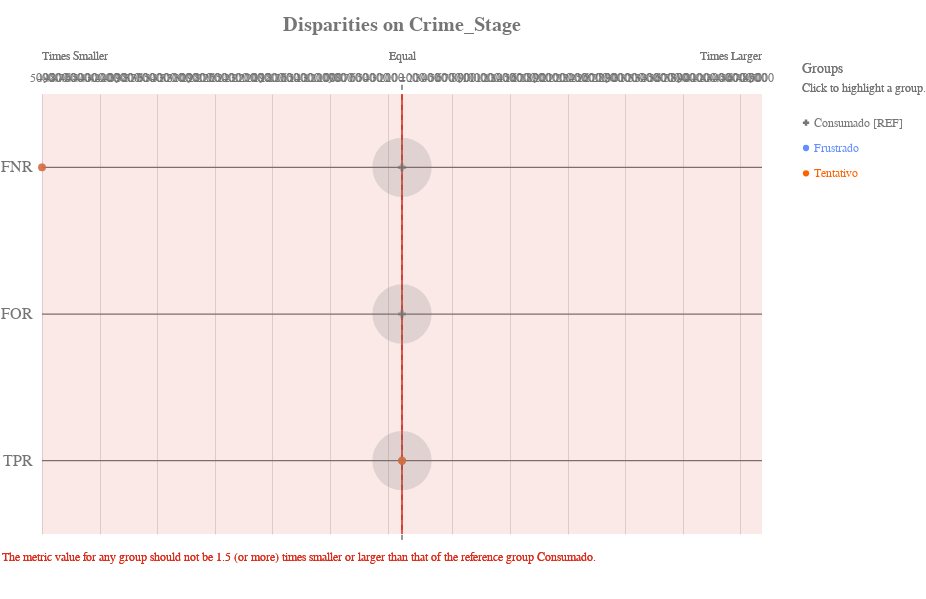

This figure's notebook cell:
### Code cell
ap.disparity(grupo_definido, metrics, 'crime_stage', fairness_threshold = disparity_tolerance)

### Figure 1 — Vega-Lite specification as saved in the notebook (floating-point values rounded to 4 significant figures)
{"config": {"view": {"continuousWidth": 400, "continuousHeight": 300, "strokeWidth": 0}, "axisLeft": {"labelColor": "rgb(117,117,117)", "labelFont": "Arial", "labelFontSize": 16}, "title": {"align": "center", "baseline": "middle", "color": "rgb(117,117,117)", "font": "Arial", "fontSize": 20, "fontWeight": "bold"}}, "layer": [{"data": {"name": "data-53f64b7c7b316b31c4ec44bcdaa6fbea"}, "mark": {"type": "rule", "stroke": "rgb(117,117,117)", "strokeWidth": 1.25, "tooltip": ""}, "encoding": {"x": {"type": "quantitative", "field": "x", "scale": {"domain": [-4999, 4999], "range": [40.0, 760.0]}}, "x2": {"field": "x2"}, "y": {"type": "nominal", "axis": {"domain": false, "labelAngle": 0, "labelPadding": -30, "orient": "left", "ticks": false, "title": ""}, "field": "metric", "scale": {"domain": ["FNR", "FOR", "TPR"], "range": [55.0, 495.0]}}}}, {"data": {"name": "data-79dd248bdaa0ea02c535240e8ad022c8"}, "mark": {"type": "rule", "stroke": "rgb(117,117,117)", "strokeDash": [5, 5], "strokeWidth": 1}, "encoding": {"tooltip": {"value": "Consumado [REF]"}, "x": {"value": 400.0}, "y": {"value": 45.83}, "y2": {"value": 504.2}}}, {"data": {"name": "data-fa2b618e9aa8a53fd9cf36a5662b0508"}, "mark": {"type": "text", "align": "center", "color": "rgb(117,117,117)", "font": "Arial", "fontSize": 12, "fontWeight": "normal", "tooltip": ""}, "encoding": {"text": {"type": "nominal", "field": "label"}, "x": {"type": "quantitative", "field": "value", "scale": {"domain": [-4999, 4999], "range": [40.0, 760.0]}}, "y": {"value": 38.5}}}, {"layer": [{"mark": {"type": "text", "align": "left", "fill": "rgb(117,117,117)", "font": "Arial", "fontSize": 12, "fontWeight": "normal", "tooltip": ""}, "encoding": {"text": {"value": "Times Smaller"}, "x": {"value": 40.0}, "y": {"value": 16.5}}}, {"mark": {"type": "text", "align": "right", "fill": "rgb(117,117,117)", "font": "Arial", "fontSize": 12, "fontWeight": "normal", "tooltip": ""}, "encoding": {"text": {"value": "Times Larger"}, "x": {"value": 760.0}, "y": {"value": 16.5}}}, {"mark": {"type": "text", "align": "center", "fill": "rgb(117,117,117)", "font": "Arial", "fontSize": 12, "fontWeight": "normal", "tooltip": ""}, "encoding": {"text": {"value": "Equal"}, "x": {"value": 400.0}, "y": {"value": 16.5}}}], "data": {"name": "data-79dd248bdaa0ea02c535240e8ad022c8"}}, {"layer": [{"mark": {"type": "rule", "opacity": 0.8, "stroke": "rgb(217, 46, 28)", "strokeWidth": 1.25, "tooltip": ""}, "encoding": {"x": {"type": "quantitative", "field": "min", "scale": {"domain": [-4999, 4999], "range": [40.0, 760.0]}}, "y": {"value": 55.0}, "y2": {"value": 495.0}}}, {"mark": {"type": "rule", "opacity": 0.8, "stroke": "rgb(217, 46, 28)", "strokeWidth": 1.25, "tooltip": ""}, "encoding": {"x": {"type": "quantitative", "field": "max", "scale": {"domain": [-4999, 4999], "range": [40.0, 760.0]}}, "y": {"value": 55.0}, "y2": {"value": 495.0}}}, {"layer": [{"mark": {"type": "rect", "fill": "rgb(217, 46, 28)", "opacity": 0.1, "tooltip": ""}, "encoding": {"x": {"type": "quantitative", "field": "min", "scale": {"domain": [-4999, 4999], "range": [40.0, 760.0]}}, "x2": {"field": "lower_end"}, "y": {"value": 55.0}, "y2": {"value": 495.0}}}, {"mark": {"type": "rect", "fill": "rgb(217, 46, 28)", "opacity": 0.1, "tooltip": ""}, "encoding": {"x": {"type": "quantitative", "field": "max", "scale": {"domain": [-4999, 4999], "range": [40.0, 760.0]}}, "x2": {"field": "upper_end"}, "y": {"value": 55.0}, "y2": {"value": 495.0}}}]}, {"data": {"name": "data-79dd248bdaa0ea02c535240e8ad022c8"}, "mark": {"type": "text", "align": "left", "baseline": "top", "fill": "rgb(217, 46, 28)", "font": "Arial", "fontSize": 12, "fontWeight": "normal", "tooltip": ""}, "encoding": {"text": {"value": "The metric value for any group should not be 1.5 (or more) times smaller or larger than that of the reference group Consumado."}, "x": {"value": 0}, "y": {"value": 513.3}}}], "data": {"name": "data-93a28dc03cdeb5856aae1fcd20b2726b"}}, {"layer": [{"mark": "circle"}, {"data": {"name": "data-9b8a1d4b29e201d508a4a621779331a6"}, "mark": {"type": "circle", "opacity": 0.2}, "encoding": {"color": {"condition": {"type": "nominal", "field": "attribute_value", "legend": null, "scale": {"domain": ["Consumado", "Frustrado", "Tentativo"], "range": ["rgb(117,117,117)", "rgb(100, 143, 255)", "rgb(254, 97, 0)", "rgb(220, 38, 127)", "rgb(255, 176, 0)", "rgb(120, 94, 240)"]}, "selection": "selector049"}, "value": "rgb(224,224,224)"}, "size": {"type": "quantitative", "field": "group_size", "legend": null, "scale": {"domain": [0, 6004.0], "range": [0, 4224.0]}}, "tooltip": [{"type": "nominal", "field": "attribute_value", "title": "Group"}, {"type": "nominal", "field": "tooltip_group_size", "title": "Group Size"}, {"type": "nominal", "field": "tooltip_disparity_explanation_fnr", "title": "Disparity"}, {"type": "quantitative", "field": "fnr", "format": ".2f", "title": "FNR"}], "x": {"type": "quantitative", "axis": {"domain": false, "labels": false, "ticks": false, "title": null, "values": [99, 199, 299, 399, 499, 599, 699, 799, 899, 999, 1099, 1199, 1299, 1399, 1499, 1599, 1699, 1799, 1899, 1999, 2099, 2199, 2299, 2399, 2499, 2599, 2699, 2799, 2899, 2999, 3099, 3199, 3299, 3399, 3499, 3599, 3699, 3799, 3899, 3999, 4099, 4199, 4299, 4399, 4499, 4599, 4699, 4799, 4899, 4999, -4999, -4899, -4799, -4699, -4599, -4499, -4399, -4299, -4199, -4099, -3999, -3899, -3799, -3699, -3599, -3499, -3399, -3299, -3199, -3099, -2999, -2899, -2799, -2699, -2599, -2499, -2399, -2299, -2199, -2099, -1999, -1899, -1799, -1699, -1599, -1499, -1399, -1299, -1199, -1099, -999, -899, -799, -699, -599, -499, -399, -299, -199, -99]}, "field": "fnr_disparity_scaled", "scale": {"domain": [-4999, 4999], "range": [40.0, 760.0]}}, "y": {"type": "nominal", "axis": {"domain": false, "grid": false, "labels": false, "ticks": false, "title": " "}, "field": "metric_variable", "scale": {"domain": ["FNR", "FOR", "TPR"], "range": [55.0, 495.0]}}}, "selection": {"selector051": {"type": "multi", "empty": "all", "fields": ["attribute_value"]}}, "transform": [{"calculate": "'FNR'", "as": "metric_variable"}]}, {"data": {"name": "data-9b8a1d4b29e201d508a4a621779331a6"}, "mark": {"type": "circle", "opacity": 0.2}, "encoding": {"color": {"condition": {"type": "nominal", "field": "attribute_value", "legend": null, "scale": {"domain": ["Consumado", "Frustrado", "Tentativo"], "range": ["rgb(117,117,117)", "rgb(100, 143, 255)", "rgb(254, 97, 0)", "rgb(220, 38, 127)", "rgb(255, 176, 0)", "rgb(120, 94, 240)"]}, "selection": "selector049"}, "value": "rgb(224,224,224)"}, "size": {"type": "quantitative", "field": "group_size", "legend": null, "scale": {"domain": [0, 6004.0], "range": [0, 4224.0]}}, "tooltip": [{"type": "nominal", "field": "attribute_value", "title": "Group"}, {"type": "nominal", "field": "tooltip_group_size", "title": "Group Size"}, {"type": "nominal", "field": "tooltip_disparity_explanation_for", "title": "Disparity"}, {"type": "quantitative", "field": "for", "format": ".2f", "title": "FOR"}], "x": {"type": "quantitative", "axis": {"domain": false, "labels": false, "ticks": false, "title": null, "values": [99, 199, 299, 399, 499, 599, 699, 799, 899, 999, 1099, 1199, 1299, 1399, 1499, 1599, 1699, 1799, 1899, 1999, 2099, 2199, 2299, 2399, 2499, 2599, 2699, 2799, 2899, 2999, 3099, 3199, 3299, 3399, 3499, 3599, 3699, 3799, 3899, 3999, 4099, 4199, 4299, 4399, 4499, 4599, 4699, 4799, 4899, 4999, -4999, -4899, -4799, -4699, -4599, -4499, -4399, -4299, -4199, -4099, -3999, -3899, -3799, -3699, -3599, -3499, -3399, -3299, -3199, -3099, -2999, -2899, -2799, -2699, -2599, -2499, -2399, -2299, -2199, -2099, -1999, -1899, -1799, -1699, -1599, -1499, -1399, -1299, -1199, -1099, -999, -899, -799, -699, -599, -499, -399, -299, -199, -99]}, "field": "for_disparity_scaled", "scale": {"domain": [-4999, 4999], "range": [40.0, 760.0]}}, "y": {"type": "nominal", "axis": {"domain": false, "grid": false, "labels": false, "ticks": false, "title": " "}, "field": "metric_variable", "scale": {"domain": ["FNR", "FOR", "TPR"], "range": [55.0, 495.0]}}}, "selection": {"selector053": {"type": "multi", "empty": "all", "fields": ["attribute_value"]}}, "transform": [{"calculate": "'FOR'", "as": "metric_variable"}]}, {"data": {"name": "data-9b8a1d4b29e201d508a4a621779331a6"}, "mark": {"type": "circle", "opacity": 0.2}, "encoding": {"color": {"condition": {"type": "nominal", "field": "attribute_value", "legend": null, "scale": {"domain": ["Consumado", "Frustrado", "Tentativo"], "range": ["rgb(117,117,117)", "rgb(100, 143, 255)", "rgb(254, 97, 0)", "rgb(220, 38, 127)", "rgb(255, 176, 0)", "rgb(120, 94, 240)"]}, "selection": "selector049"}, "value": "rgb(224,224,224)"}, "size": {"type": "quantitative", "field": "group_size", "legend": null, "scale": {"domain": [0, 6004.0], "range": [0, 4224.0]}}, "tooltip": [{"type": "nominal", "field": "attribute_value", "title": "Group"}, {"type": "nominal", "field": "tooltip_group_size", "title": "Group Size"}, {"type": "nominal", "field": "tooltip_disparity_explanation_tpr", "title": "Disparity"}, {"type": "quantitative", "field": "tpr", "format": ".2f", "title": "TPR"}], "x": {"type": "quantitative", "axis": {"domain": false, "labels": false, "ticks": false, "title": null, "values": [99, 199, 299, 399, 499, 599, 699, 799, 899, 999, 1099, 1199, 1299, 1399, 1499, 1599, 1699, 1799, 1899, 1999, 2099, 2199, 2299, 2399, 2499, 2599, 2699, 2799, 2899, 2999, 3099, 3199, 3299, 3399, 3499, 3599, 3699, 3799, 3899, 3999, 4099, 4199, 4299, 4399, 4499, 4599, 4699, 4799, 4899, 4999, -4999, -4899, -4799, -4699, -4599, -4499, -4399, -4299, -4199, -4099, -3999, -3899, -3799, -3699, -3599, -3499, -3399, -3299, -3199, -3099, -2999, -2899, -2799, -2699, -2599, -2499, -2399, -2299, -2199, -2099, -1999, -1899, -1799, -1699, -1599, -1499, -1399, -1299, -1199, -1099, -999, -899, -799, -699, -599, -499, -399, -299, -199, -99]}, "field": "tpr_disparity_scaled", "scale": {"domain": [-4999, 4999], "range": [40.0, 760.0]}}, "y": {"type": "nominal", "axis": {"domain": false, "grid": false, "labels": false, "ticks": false, "title": " "}, "field": "metric_variable", "scale": {"domain": ["FNR", "FOR", "TPR"], "range": [55.0, 495.0]}}}, "selection": {"selector055": {"type": "multi", "empty": "all", "fields": ["attribute_value"]}}, "transform": [{"calculate": "'TPR'", "as": "metric_variable"}]}, {"layer": [{"mark": "point"}, {"data": {"name": "data-9b8a1d4b29e201d508a4a621779331a6"}, "mark": {"type": "point", "filled": true, "size": 60}, "encoding": {"color": {"condition": {"type": "nominal", "field": "attribute_value", "legend": null, "scale": {"domain": ["Consumado", "Frustrado", "Tentativo"], "range": ["rgb(117,117,117)", "rgb(100, 143, 255)", "rgb(254, 97, 0)", "rgb(220, 38, 127)", "rgb(255, 176, 0)", "rgb(120, 94, 240)"]}, "selection": "selector049"}, "value": "rgb(224,224,224)"}, "shape": {"type": "nominal", "field": "attribute_value", "legend": null, "scale": {"domain": ["Consumado", "Frustrado", "Tentativo"], "range": ["cross", "circle", "circle"]}}, "tooltip": [{"type": "nominal", "field": "attribute_value", "title": "Group"}, {"type": "nominal", "field": "tooltip_group_size", "title": "Group Size"}, {"type": "nominal", "field": "tooltip_disparity_explanation_fnr", "title": "Disparity"}, {"type": "quantitative", "field": "fnr", "format": ".2f", "title": "FNR"}], "x": {"type": "quantitative", "axis": {"domain": false, "labels": false, "ticks": false, "title": null, "values": [99, 199, 299, 399, 499, 599, 699, 799, 899, 999, 1099, 1199, 1299, 1399, 1499, 1599, 1699, 1799, 1899, 1999, 2099, 2199, 2299, 2399, 2499, 2599, 2699, 2799, 2899, 2999, 3099, 3199, 3299, 3399, 3499, 3599, 3699, 3799, 3899, 3999, 4099, 4199, 4299, 4399, 4499, 4599, 4699, 4799, 4899, 4999, -4999, -4899, -4799, -4699, -4599, -4499, -4399, -4299, -4199, -4099, -3999, -3899, -3799, -3699, -3599, -3499, -3399, -3299, -3199, -3099, -2999, -2899, -2799, -2699, -2599, -2499, -2399, -2299, -2199, -2099, -1999, -1899, -1799, -1699, -1599, -1499, -1399, -1299, -1199, -1099, -999, -899, -799, -699, -599, -499, -399, -299, -199, -99]}, "field": "fnr_disparity_scaled", "scale": {"domain": [-4999, 4999], "range": [40.0, 760.0]}}, "y": {"type": "nominal", "axis": {"domain": false, "grid": false, "labels": false, "ticks": false, "title": " "}, "field": "metric_variable", "scale": {"domain": ["FNR", "FOR", "TPR"], "range": [55.0, 495.0]}}}, "selection": {"selector050": {"type": "multi", "empty": "all", "fields": ["attribute_value"]}}, "transform": [{"calculate": "'FNR'", "as": "metric_variable"}]}, {"data": {"name": "data-9b8a1d4b29e201d508a4a621779331a6"}, "mark": {"type": "point", "filled": true, "size": 60}, "encoding": {"color": {"condition": {"type": "nominal", "field": "attribute_value", "legend": null, "scale": {"domain": ["Consumado", "Frustrado", "Tentativo"], "range": ["rgb(117,117,117)", "rgb(100, 143, 255)", "rgb(254, 97, 0)", "rgb(220, 38, 127)", "rgb(255, 176, 0)", "rgb(120, 94, 240)"]}, "selection": "selector049"}, "value": "rgb(224,224,224)"}, "shape": {"type": "nominal", "field": "attribute_value", "legend": null, "scale": {"domain": ["Consumado", "Frustrado", "Tentativo"], "range": ["cross", "circle", "circle"]}}, "tooltip": [{"type": "nominal", "field": "attribute_value", "title": "Group"}, {"type": "nominal", "field": "tooltip_group_size", "title": "Group Size"}, {"type": "nominal", "field": "tooltip_disparity_explanation_for", "title": "Disparity"}, {"type": "quantitative", "field": "for", "format": ".2f", "title": "FOR"}], "x": {"type": "quantitative", "axis": {"domain": false, "labels": false, "ticks": false, "title": null, "values": [99, 199, 299, 399, 499, 599, 699, 799, 899, 999, 1099, 1199, 1299, 1399, 1499, 1599, 1699, 1799, 1899, 1999, 2099, 2199, 2299, 2399, 2499, 2599, 2699, 2799, 2899, 2999, 3099, 3199, 3299, 3399, 3499, 3599, 3699, 3799, 3899, 3999, 4099, 4199, 4299, 4399, 4499, 4599, 4699, 4799, 4899, 4999, -4999, -4899, -4799, -4699, -4599, -4499, -4399, -4299, -4199, -4099, -3999, -3899, -3799, -3699, -3599, -3499, -3399, -3299, -3199, -3099, -2999, -2899, -2799, -2699, -2599, -2499, -2399, -2299, -2199, -2099, -1999, -1899, -1799, -1699, -1599, -1499, -1399, -1299, -1199, -1099, -999, -899, -799, -699, -599, -499, -399, -299, -199, -99]}, "field": "for_disparity_scaled", "scale": {"domain": [-4999, 4999], "range": [40.0, 760.0]}}, "y": {"type": "nominal", "axis": {"domain": false, "grid": false, "labels": false, "ticks": false, "title": " "}, "field": "metric_variable", "scale": {"domain": ["FNR", "FOR", "TPR"], "range": [55.0, 495.0]}}}, "selection": {"selector052": {"type": "multi", "empty": "all", "fields": ["attribute_value"]}}, "transform": [{"calculate": "'FOR'", "as": "metric_variable"}]}, {"data": {"name": "data-9b8a1d4b29e201d508a4a621779331a6"}, "mark": {"type": "point", "filled": true, "size": 60}, "encoding": {"color": {"condition": {"type": "nominal", "field": "attribute_value", "legend": null, "scale": {"domain": ["Consumado", "Frustrado", "Tentativo"], "range": ["rgb(117,117,117)", "rgb(100, 143, 255)", "rgb(254, 97, 0)", "rgb(220, 38, 127)", "rgb(255, 176, 0)", "rgb(120, 94, 240)"]}, "selection": "selector049"}, "value": "rgb(224,224,224)"}, "shape": {"type": "nominal", "field": "attribute_value", "legend": null, "scale": {"domain": ["Consumado", "Frustrado", "Tentativo"], "range": ["cross", "circle", "circle"]}}, "tooltip": [{"type": "nominal", "field": "attribute_value", "title": "Group"}, {"type": "nominal", "field": "tooltip_group_size", "title": "Group Size"}, {"type": "nominal", "field": "tooltip_disparity_explanation_tpr", "title": "Disparity"}, {"type": "quantitative", "field": "tpr", "format": ".2f", "title": "TPR"}], "x": {"type": "quantitative", "axis": {"domain": false, "labels": false, "ticks": false, "title": null, "values": [99, 199, 299, 399, 499, 599, 699, 799, 899, 999, 1099, 1199, 1299, 1399, 1499, 1599, 1699, 1799, 1899, 1999, 2099, 2199, 2299, 2399, 2499, 2599, 2699, 2799, 2899, 2999, 3099, 3199, 3299, 3399, 3499, 3599, 3699, 3799, 3899, 3999, 4099, 4199, 4299, 4399, 4499, 4599, 4699, 4799, 4899, 4999, -4999, -4899, -4799, -4699, -4599, -4499, -4399, -4299, -4199, -4099, -3999, -3899, -3799, -3699, -3599, -3499, -3399, -3299, -3199, -3099, -2999, -2899, -2799, -2699, -2599, -2499, -2399, -2299, -2199, -2099, -1999, -1899, -1799, -1699, -1599, -1499, -1399, -1299, -1199, -1099, -999, -899, -799, -699, -599, -499, -399, -299, -199, -99]}, "field": "tpr_disparity_scaled", "scale": {"domain": [-4999, 4999], "range": [40.0, 760.0]}}, "y": {"type": "nominal", "axis": {"domain": false, "grid": false, "labels": false, "ticks": false, "title": " "}, "field": "metric_variable", "scale": {"domain": ["FNR", "FOR", "TPR"], "range": [55.0, 495.0]}}}, "selection": {"selector054": {"type": "multi", "empty": "all", "fields": ["attribute_value"]}}, "transform": [{"calculate": "'TPR'", "as": "metric_variable"}]}]}]}, {"layer": [{"mark": {"type": "point", "filled": true, "opacity": 1, "size": 39.48}, "encoding": {"color": {"condition": {"type": "nominal", "field": "attribute_value", "legend": null, "scale": {"domain": ["Consumado", "Frustrado", "Tentativo"], "range": ["rgb(117,117,117)", "rgb(100, 143, 255)", "rgb(254, 97, 0)", "rgb(220, 38, 127)", "rgb(255, 176, 0)", "rgb(120, 94, 240)"]}, "selection": "selector049"}, "value": "rgb(224,224,224)"}, "shape": {"type": "nominal", "field": "attribute_value", "legend": null, "scale": {"domain": ["Consumado", "Frustrado", "Tentativo"], "range": ["cross", "circle", "circle"]}}, "x": {"value": 804}, "y": {"type": "nominal", "axis": {"domain": false, "grid": false, "labels": false, "ticks": false, "title": " "}, "field": "attribute_value", "scale": {"domain": ["Consumado", "Frustrado", "Tentativo"], "range": [71, 147]}}}, "selection": {"selector049": {"type": "multi", "empty": "all", "fields": ["attribute_value"]}}}, {"mark": {"type": "text", "align": "left", "baseline": "middle", "font": "Arial", "fontSize": 12, "fontWeight": "normal"}, "encoding": {"color": {"condition": {"type": "nominal", "field": "attribute_value", "legend": null, "scale": {"domain": ["Consumado", "Frustrado", "Tentativo"], "range": ["rgb(117,117,117)", "rgb(100, 143, 255)", "rgb(254, 97, 0)", "rgb(220, 38, 127)", "rgb(255, 176, 0)", "rgb(120, 94, 240)"]}, "selection": "selector049"}, "value": "rgb(224,224,224)"}, "text": {"type": "nominal", "field": "label"}, "x": {"value": 812}, "y": {"type": "nominal", "axis": {"domain": false, "grid": false, "labels": false, "ticks": false, "title": " "}, "field": "attribute_value", "scale": {"domain": ["Consumado", "Frustrado", "Tentativo"], "range": [71, 147]}}}, "selection": {"selector056": {"type": "multi", "empty": "all", "fields": ["attribute_value"]}}}, {"data": {"name": "data-79dd248bdaa0ea02c535240e8ad022c8"}, "mark": {"type": "text", "align": "left", "baseline": "middle", "color": "rgb(117,117,117)", "font": "Arial", "fontSize": 12, "fontWeight": "normal"}, "encoding": {"text": {"value": "Click to highlight a group."}, "x": {"value": 800}, "y": {"value": 49}}}, {"data": {"name": "data-79dd248bdaa0ea02c535240e8ad022c8"}, "mark": {"type": "text", "align": "left", "baseline": "middle", "color": "rgb(117,117,117)", "font": "Arial", "fontSize": 14, "fontWeight": "normal"}, "encoding": {"text": {"value": "Groups"}, "x": {"value": 800}, "y": {"value": 30}}}], "data": {"name": "data-5f460b2281ce654008106d954be18b1d"}}], "height": 550, "padding": {"top": 15, "bottom": 10}, "resolve": {"scale": {"size": "independent", "y": "independent"}}, "title": "Disparities on Crime_Stage", "width": 800, "$schema": "https://vega.github.io/schema/vega-lite/v4.8.1.json", "datasets": {"data-53f64b7c7b316b31c4ec44bcdaa6fbea": [{"metric": "FNR", "x": -4999, "x2": 4999}, {"metric": "FOR", "x": -4999, "x2": 4999}, {"metric": "TPR", "x": -4999, "x2": 4999}], "data-79dd248bdaa0ea02c535240e8ad022c8": [{"a": 1, "b": 0}, {"a": 1, "b": 0}], "data-fa2b618e9aa8a53fd9cf36a5662b0508": [{"value": 99, "label": 100}, {"value": 199, "label": 200}, {"value": 299, "label": 300}, {"value": 399, "label": 400}, {"value": 499, "label": 500}, {"value": 599, "label": 600}, {"value": 699, "label": 700}, {"value": 799, "label": 800}, {"value": 899, "label": 900}, {"value": 999, "label": 1000}, {"value": 1099, "label": 1100}, {"value": 1199, "label": 1200}, {"value": 1299, "label": 1300}, {"value": 1399, "label": 1400}, {"value": 1499, "label": 1500}, {"value": 1599, "label": 1600}, {"value": 1699, "label": 1700}, {"value": 1799, "label": 1800}, {"value": 1899, "label": 1900}, {"value": 1999, "label": 2000}, {"value": 2099, "label": 2100}, {"value": 2199, "label": 2200}, {"value": 2299, "label": 2300}, {"value": 2399, "label": 2400}, {"value": 2499, "label": 2500}, {"value": 2599, "label": 2600}, {"value": 2699, "label": 2700}, {"value": 2799, "label": 2800}, {"value": 2899, "label": 2900}, {"value": 2999, "label": 3000}, {"value": 3099, "label": 3100}, {"value": 3199, "label": 3200}, {"value": 3299, "label": 3300}, {"value": 3399, "label": 3400}, {"value": 3499, "label": 3500}, {"value": 3599, "label": 3600}, {"value": 3699, "label": 3700}, {"value": 3799, "label": 3800}, {"value": 3899, "label": 3900}, {"value": 3999, "label": 4000}, {"value": 4099, "label": 4100}, {"value": 4199, "label": 4200}, {"value": 4299, "label": 4300}, {"value": 4399, "label": 4400}, {"value": 4499, "label": 4500}, {"value": 4599, "label": 4600}, {"value": 4699, "label": 4700}, {"value": 4799, "label": 4800}, {"value": 4899, "label": 4900}, {"value": 4999, "label": 5000}, {"value": -4999, "label": 5000}, {"value": -4899, "label": 4900}, {"value": -4799, "label": 4800}, {"value": -4699, "label": 4700}, {"value": -4599, "label": 4600}, {"value": -4499, "label": 4500}, {"value": -4399, "label": 4400}, {"value": -4299, "label": 4300}, {"value": -4199, "label": 4200}, {"value": -4099, "label": 4100}, {"value": -3999, "label": 4000}, {"value": -3899, "label": 3900}, {"value": -3799, "label": 3800}, {"value": -3699, "label": 3700}, {"value": -3599, "label": 3600}, {"value": -3499, "label": 3500}, {"value": -3399, "label": 3400}, {"value": -3299, "label": 3300}, {"value": -3199, "label": 3200}, {"value": -3099, "label": 3100}, {"value": -2999, "label": 3000}, {"value": -2899, "label": 2900}, {"value": -2799, "label": 2800}, {"value": -2699, "label": 2700}, {"value": -2599, "label": 2600}, {"value": -2499, "label": 2500}, {"value": -2399, "label": 2400}, {"value": -2299, "label": 2300}, {"value": -2199, "label": 2200}, {"value": -2099, "label": 2100}, {"value": -1999, "label": 2000}, {"value": -1899, "label": 1900}, {"value": -1799, "label": 1800}, {"value": -1699, "label": 1700}, {"value": -1599, "label": 1600}, {"value": -1499, "label": 1500}, {"value": -1399, "label": 1400}, {"value": -1299, "label": 1300}, {"value": -1199, "label": 1200}, {"value": -1099, "label": 1100}, {"value": -999, "label": 1000}, {"value": -899, "label": 900}, {"value": -799, "label": 800}, {"value": -699, "label": 700}, {"value": -599, "label": 600}, {"value": -499, "label": 500}, {"value": -399, "label": 400}, {"value": -299, "label": 300}, {"value": -199, "label": 200}, {"value": -99, "label": 100}, {"value": 0, "label": "="}], "data-93a28dc03cdeb5856aae1fcd20b2726b": [{"min": -0.5, "max": 0.5, "lower_end": -4999, "upper_end": 4999}], "data-9b8a1d4b29e201d508a4a621779331a6": [{"attribute_name": "crime_stage", "attribute_value": "Consumado", "group_size": 5003, "total_entities": 5007, "fnr": 0.4057, "for": 0.3194, "tpr": 0.5943, "fnr_disparity": 1.0, "for_disparity": 1.0, "tpr_disparity": 1.0, "fnr_disparity_scaled": 0.0, "for_disparity_scaled": 0.0, "tpr_disparity_scaled": 0.0, "tooltip_group_size": "5,003 (99.92%)", "tooltip_disparity_explanation_fnr": "Reference group", "tooltip_disparity_explanation_for": "Reference group", "tooltip_disparity_explanation_tpr": "Reference group"}, {"attribute_name": "crime_stage", "attribute_value": "Frustrado", "group_size": 3, "total_entities": 5007, "fnr": 0.0002, "for": null, "tpr": 1.0, "fnr_disparity": 0.0002, "for_disparity": null, "tpr_disparity": 1.683, "fnr_disparity_scaled": -4999.0, "for_disparity_scaled": null, "tpr_disparity_scaled": 0.6828, "tooltip_group_size": "3 (0.06%)", "tooltip_disparity_explanation_fnr": "5000.00 times smaller FNR than the reference group", "tooltip_disparity_explanation_for": "Same FOR as the reference group", "tooltip_disparity_explanation_tpr": "1.68 times larger TPR than the reference group"}, {"attribute_name": "crime_stage", "attribute_value": "Tentativo", "group_size": 1, "total_entities": 5007, "fnr": 0.0002, "for": null, "tpr": 1.0, "fnr_disparity": 0.0002, "for_disparity": null, "tpr_disparity": 1.683, "fnr_disparity_scaled": -4999.0, "for_disparity_scaled": null, "tpr_disparity_scaled": 0.6828, "tooltip_group_size": "1 (0.02%)", "tooltip_disparity_explanation_fnr": "5000.00 times smaller FNR than the reference group", "tooltip_disparity_explanation_for": "Same FOR as the reference group", "tooltip_disparity_explanation_tpr": "1.68 times larger TPR than the reference group"}], "data-5f460b2281ce654008106d954be18b1d": [{"attribute_value": "Consumado", "label": "Consumado [REF]"}, {"attribute_value": "Frustrado", "label": "Frustrado"}, {"attribute_value": "Tentativo", "label": "Tentativo"}]}}
